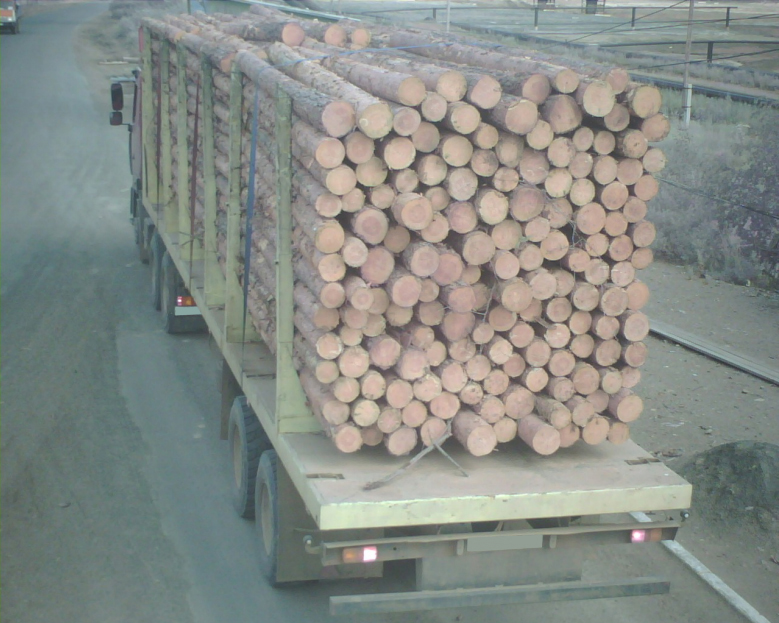
%> input picture test.jpg, 779 x 623 px
$ octave --eval "processImage(imread('test.jpg'));"   (GNU Octave 9; MATLAB toolbox functions it lacks are replaced by stand-ins)
%> lines starting %> are read from the running program, lines starting %| are printed output that depends on the picture
function processImage(origIm)

%%% Obraz w odcieniach szarości
gIm = rgb2gray(origIm);
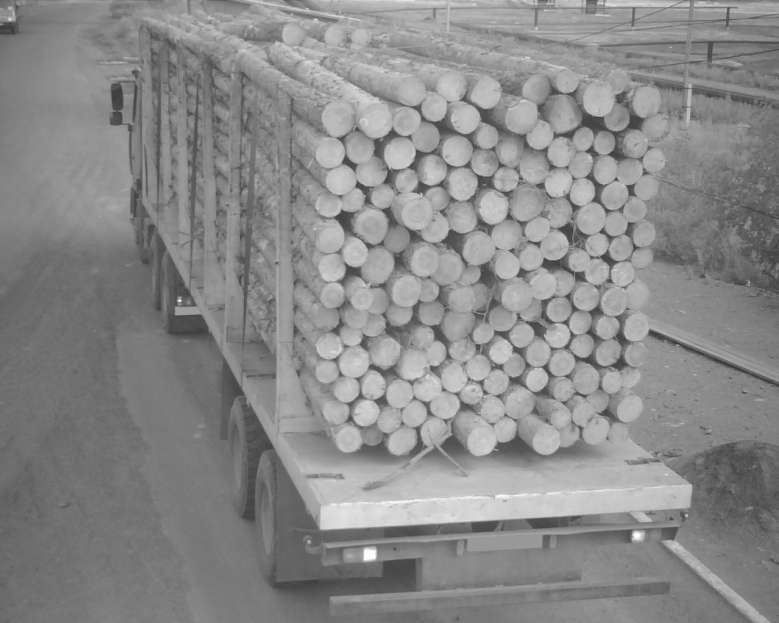
%> gIm: size 623x779 uint8; min 53, max 255, mean 137.5
Im = gIm;

%%% Filtr medianowy
medIm = medfilt2(Im, [2 2]);
Im = medIm;

%%% Filtr Gaussa
f = fspecial('gaussian', [3 3], 10);
gaussIm = imfilter(Im, f);
Im = gaussIm;

%%% Kontrast
c = 1.4;
contIm = Im * c;
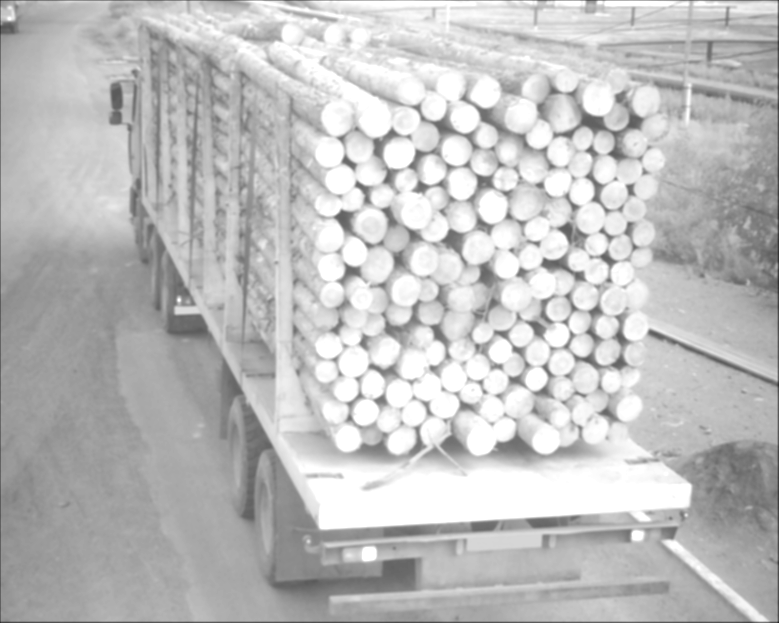
%> contIm: size 623x779 uint8; min 36, max 255, mean 190.4
contIm(contIm<0) = 0;
contIm(contIm>1) = 1;
%> contIm: size 623x779 uint8; every value is 1
Im = contIm;

%%% Gamma korekcja
gamma = 1.13;
gammaIm = Im.^(1/gamma);
gammaIm(gammaIm<0) = 0;
gammaIm(gammaIm>1) = 1;
Im = gammaIm;

%%% Hough find circles
%> (the run ends here)

$ run again, on 4.jpg
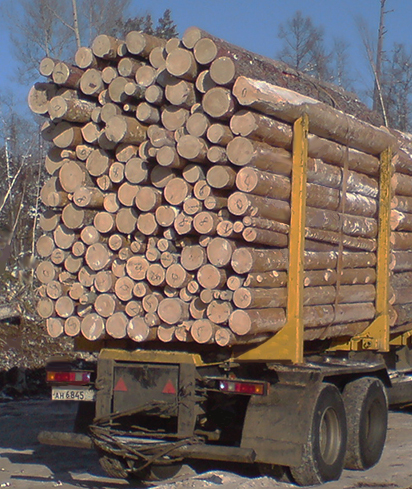
%> input picture 4.jpg, 412 x 489 px
%> in processImage, `medIm = medfilt2(Im, [2 2]);`:
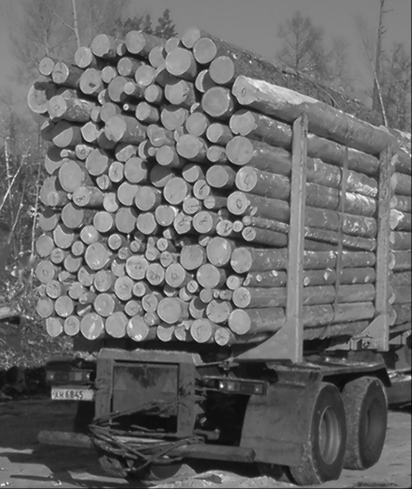
%> medIm: size 489x412 uint8; min 0, max 247, mean 106.1
%> in processImage, `contIm = Im * c;`:
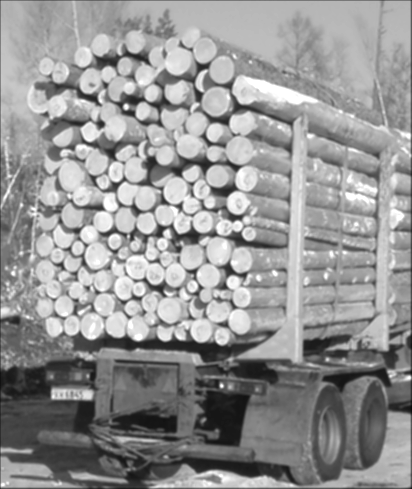
%> contIm: size 489x412 uint8; min 11, max 255, mean 148.1

$ run again, on myEx copy.jpg
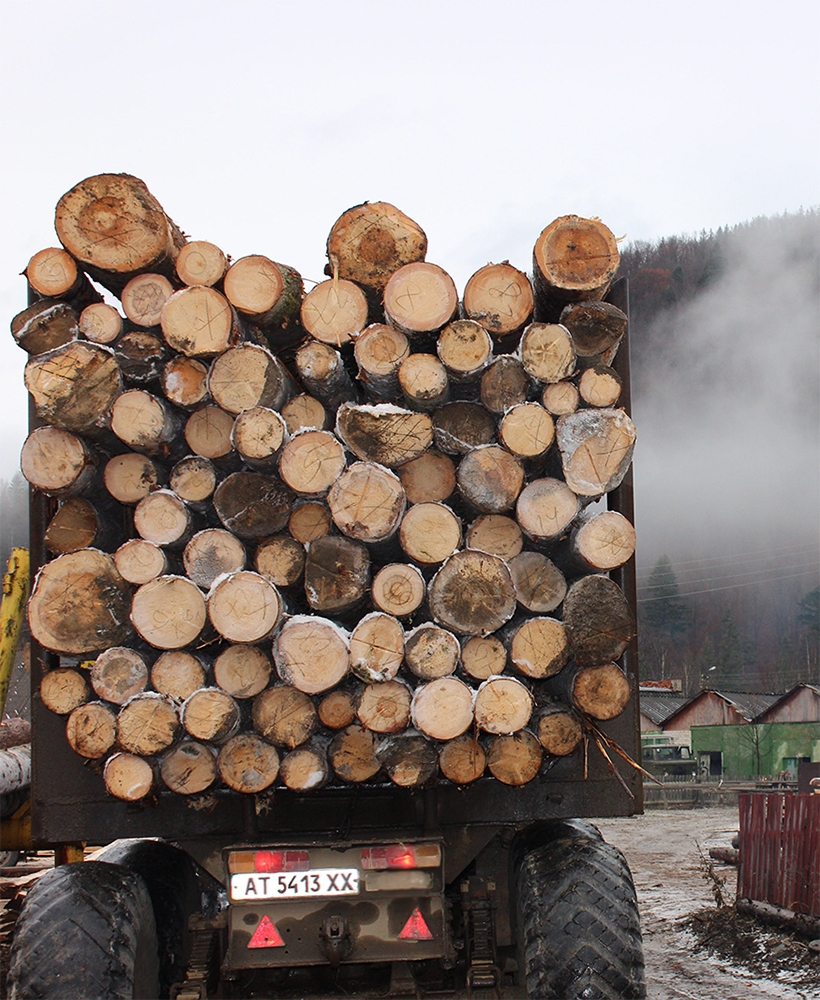
%> input picture myEx copy.jpg, 820 x 1000 px
%> in processImage, `gIm = rgb2gray(origIm);`:
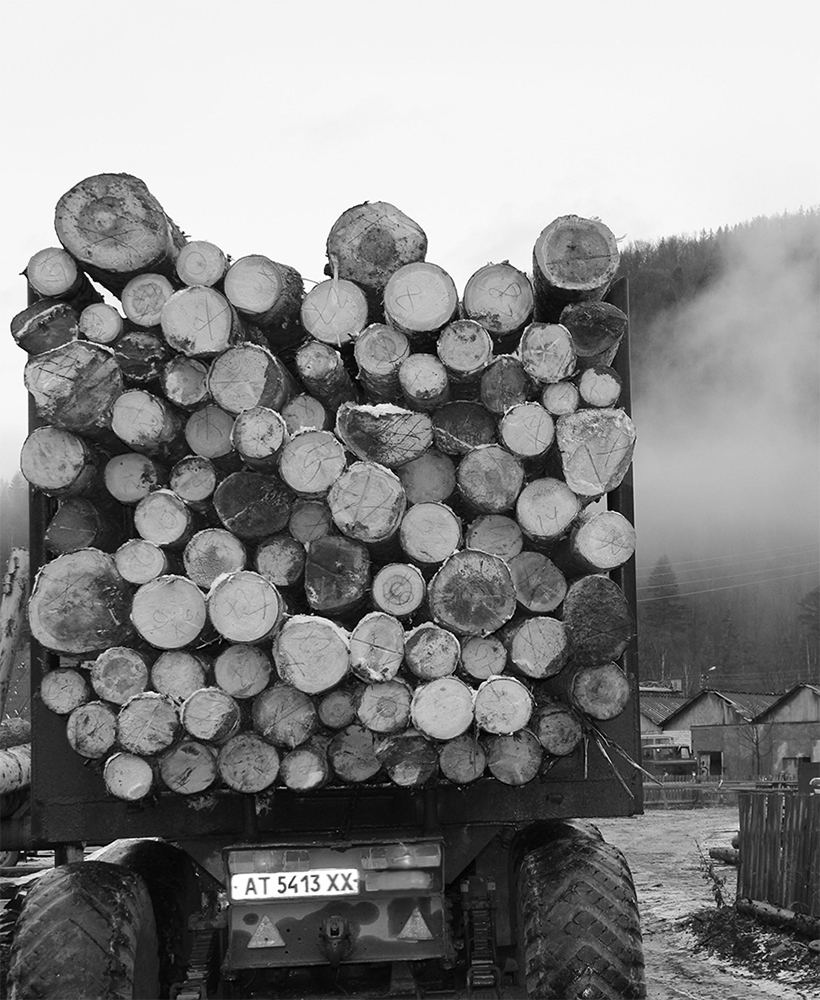
%> gIm: size 1000x820 uint8; min 0, max 255, mean 133.9
%> in processImage, `contIm = Im * c;`:
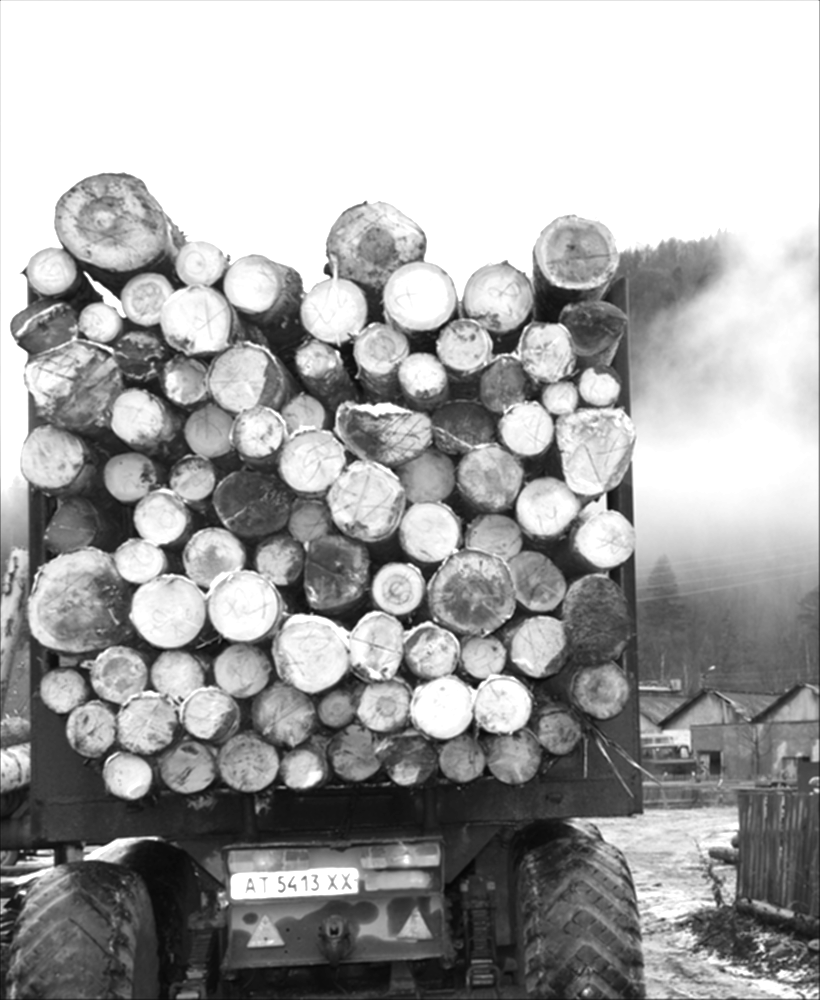
%> contIm: size 1000x820 uint8; min 6, max 255, mean 165.3
